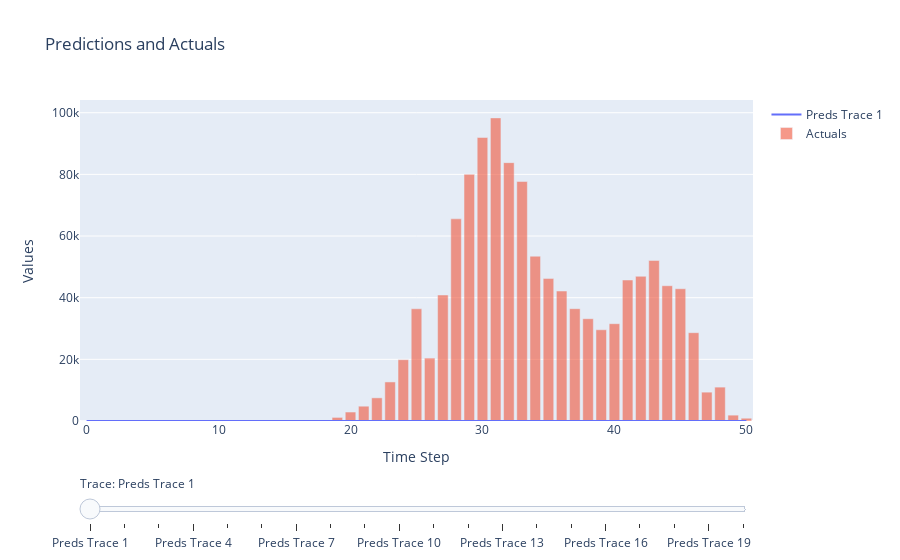

Source (notebook cell):
### Code cell
fig2.show()

### Figure 1 — Plotly figure (JSON) as saved in the notebook; plotly's stock layout.template omitted (floating-point values rounded to 4 significant figures)
{"data": [{"mode": "lines", "name": "Preds Trace 1", "type": "scatter", "visible": true, "x": [0, 1, 2, 3, 4, 5, 6, 7, 8, 9, 10, 11, 12, 13, 14, 15, 16, 17, 18, 19, 20, 21, 22, 23, 24, 25, 26, 27, 28, 29, 30, 31, 32, 33, 34, 35, 36, 37, 38, 39, 40, 41, 42, 43, 44, 45, 46, 47, 48, 49, 50], "y": [0.0, 0.0, 0.0, 0.0, 0.0, 0.0, 0.0, 0.0, 0.0, 0.0, 0.0, 0.0, 0.0, 0.0, 0.0, 0.0, 0.0, 0.0, 0.0, 0.0, 0.0, 0.0, 0.0, 0.0, 0.0, 0.0, 0.0, 0.0, 0.0, 0.0, 0.0, 0.0, 0.0, 0.0, 0.0, 0.0, 0.0, 0.0, 0.0, 0.0, 0.0, 0.0, 0.0, 0.0, 0.0, 0.0, 0.0, 0.0, 0.0, 0.0, 0.0]}, {"mode": "lines", "name": "Preds Trace 2", "type": "scatter", "visible": false, "x": [0, 1, 2, 3, 4, 5, 6, 7, 8, 9, 10, 11, 12, 13, 14, 15, 16, 17, 18, 19, 20, 21, 22, 23, 24, 25, 26, 27, 28, 29, 30, 31, 32, 33, 34, 35, 36, 37, 38, 39, 40, 41, 42, 43, 44, 45, 46, 47, 48, 49, 50], "y": [0.0, 0.0, 0.0, 0.0, 0.0, 0.0, 0.0, 0.0, 0.0, 0.0, 0.0, 0.0, 0.0, 0.0, 0.0, 0.0, 0.0, 0.0, 0.0, 0.0, 0.0, 0.0, 0.0, 0.0, 0.0, 0.0, 0.0, 0.0, 0.0, 0.0, 0.0, 0.0, 0.0, 0.0, 0.0, 0.0, 0.0, 0.0, 0.0, 0.0, 0.0, 0.0, 0.0, 0.0, 0.0, 0.0, 0.0, 0.0, 0.0, 0.0, 0.0]}, {"mode": "lines", "name": "Preds Trace 3", "type": "scatter", "visible": false, "x": [0, 1, 2, 3, 4, 5, 6, 7, 8, 9, 10, 11, 12, 13, 14, 15, 16, 17, 18, 19, 20, 21, 22, 23, 24, 25, 26, 27, 28, 29, 30, 31, 32, 33, 34, 35, 36, 37, 38, 39, 40, 41, 42, 43, 44, 45, 46, 47, 48, 49, 50], "y": [0.0, 0.0, 0.0, 0.0, 0.0, 0.0, 0.0, 0.0, 0.0, 0.0, 0.0, 0.0, 0.0, 0.0, 0.0, 0.0, 0.0, 0.0, 0.0, 0.0, 0.0, 0.0, 0.0, 0.0, 0.0, 0.0, 0.0, 0.0, 0.0, 0.0, 0.0, 0.0, 0.0, 0.0, 0.0, 0.0, 0.0, 0.0, 0.0, 0.0, 0.0, 0.0, 0.0, 0.0, 0.0, 0.0, 0.0, 0.0, 0.0, 0.0, 0.0]}, {"mode": "lines", "name": "Preds Trace 4", "type": "scatter", "visible": false, "x": [0, 1, 2, 3, 4, 5, 6, 7, 8, 9, 10, 11, 12, 13, 14, 15, 16, 17, 18, 19, 20, 21, 22, 23, 24, 25, 26, 27, 28, 29, 30, 31, 32, 33, 34, 35, 36, 37, 38, 39, 40, 41, 42, 43, 44, 45, 46, 47, 48, 49, 50], "y": [0.0, 0.0, 0.0, 0.0, 0.0, 0.0, 0.0, 0.0, 0.0, 0.0, 0.0, 0.0, 0.0, 0.0, 0.0, 0.0, 0.0, 0.0, 0.0, 0.0, 0.0, 0.0, 0.0, 0.0, 0.0, 0.0, 0.0, 0.0, 0.0, 0.0, 0.0, 0.0, 0.0, 0.0, 0.0, 0.0, 0.0, 0.0, 0.0, 0.0, 0.0, 0.0, 0.0, 0.0, 0.0, 0.0, 0.0, 0.0, 0.0, 0.0, 0.0]}, {"mode": "lines", "name": "Preds Trace 5", "type": "scatter", "visible": false, "x": [0, 1, 2, 3, 4, 5, 6, 7, 8, 9, 10, 11, 12, 13, 14, 15, 16, 17, 18, 19, 20, 21, 22, 23, 24, 25, 26, 27, 28, 29, 30, 31, 32, 33, 34, 35, 36, 37, 38, 39, 40, 41, 42, 43, 44, 45, 46, 47, 48, 49, 50], "y": [0.0, 0.0, 0.0, 0.0, 0.0, 0.0, 0.0, 0.0, 0.0, 0.0, 0.0, 0.0, 0.0, 0.0, 0.0, 0.0, 0.0, 0.0, 0.0, 0.0, 0.0, 0.0, 0.0, 0.0, 0.0, 0.0, 0.0, 0.0, 0.0, 0.0, 0.0, 0.0, 0.0, 0.0, 0.0, 0.0, 0.0, 0.0, 0.0, 0.0, 0.0, 0.0, 0.0, 0.0, 0.0, 0.0, 0.0, 0.0, 0.0, 0.0, 0.0]}, {"mode": "lines", "name": "Preds Trace 6", "type": "scatter", "visible": false, "x": [0, 1, 2, 3, 4, 5, 6, 7, 8, 9, 10, 11, 12, 13, 14, 15, 16, 17, 18, 19, 20, 21, 22, 23, 24, 25, 26, 27, 28, 29, 30, 31, 32, 33, 34, 35, 36, 37, 38, 39, 40, 41, 42, 43, 44, 45, 46, 47, 48, 49, 50], "y": [0.0, 0.0, 0.0, 0.0, 0.0, 0.0, 0.0, 0.0, 0.0, 13.41, 9.673, 52.51, 8.106, 71.12, 93.9, -9.891, 2.223, 380.1, 2746.0, 8401.0, 17920.0, 27920.0, 37630.0, 43130.0, 42830.0, 50370.0, 48370.0, 64550.0, 77090.0, 77760.0, 85070.0, 77720.0, 67050.0, 61980.0, 47070.0, 41240.0, 33910.0, 31290.0, 33970.0, 39110.0, 42400.0, 46420.0, 46480.0, 45320.0, 39600.0, 34190.0, 25930.0, 10350.0, 6853.0, 1350.0, 769.5]}, {"mode": "lines", "name": "Preds Trace 7", "type": "scatter", "visible": false, "x": [0, 1, 2, 3, 4, 5, 6, 7, 8, 9, 10, 11, 12, 13, 14, 15, 16, 17, 18, 19, 20, 21, 22, 23, 24, 25, 26, 27, 28, 29, 30, 31, 32, 33, 34, 35, 36, 37, 38, 39, 40, 41, 42, 43, 44, 45, 46, 47, 48, 49, 50], "y": [0.0, 0.0, 0.0, 0.0, 0.0, 0.0, 0.0, 0.0, 0.0, 0.0, 9.615, 23.07, 7.959, 70.25, 68.09, -21.55, -40.74, 317.2, 2689.0, 8275.0, 17780.0, 27720.0, 37400.0, 42900.0, 42620.0, 50140.0, 48180.0, 64320.0, 76820.0, 77470.0, 84740.0, 77390.0, 66700.0, 61790.0, 46820.0, 41040.0, 33760.0, 31220.0, 34030.0, 39370.0, 42840.0, 46930.0, 46880.0, 45480.0, 39510.0, 33940.0, 25650.0, 10200.0, 6793.0, 1334.0, 757.3]}, {"mode": "lines", "name": "Preds Trace 8", "type": "scatter", "visible": false, "x": [0, 1, 2, 3, 4, 5, 6, 7, 8, 9, 10, 11, 12, 13, 14, 15, 16, 17, 18, 19, 20, 21, 22, 23, 24, 25, 26, 27, 28, 29, 30, 31, 32, 33, 34, 35, 36, 37, 38, 39, 40, 41, 42, 43, 44, 45, 46, 47, 48, 49, 50], "y": [0.0, 0.0, 0.0, 0.0, 0.0, 0.0, 0.0, 0.0, 0.0, 0.0, 0.0, 23.09, -11.65, 71.64, 73.26, -22.51, -7.216, 358.2, 2739.0, 8350.0, 17800.0, 27740.0, 37380.0, 42920.0, 42730.0, 50320.0, 48460.0, 64670.0, 77210.0, 77880.0, 85140.0, 77660.0, 66900.0, 61900.0, 47630.0, 41420.0, 34310.0, 31880.0, 34810.0, 40260.0, 43770.0, 47840.0, 47650.0, 46030.0, 39780.0, 34020.0, 25660.0, 10220.0, 6771.0, 1332.0, 754.6]}, {"mode": "lines", "name": "Preds Trace 9", "type": "scatter", "visible": false, "x": [0, 1, 2, 3, 4, 5, 6, 7, 8, 9, 10, 11, 12, 13, 14, 15, 16, 17, 18, 19, 20, 21, 22, 23, 24, 25, 26, 27, 28, 29, 30, 31, 32, 33, 34, 35, 36, 37, 38, 39, 40, 41, 42, 43, 44, 45, 46, 47, 48, 49, 50], "y": [0.0, 0.0, 0.0, 0.0, 0.0, 0.0, 0.0, 0.0, 0.0, 0.0, 0.0, 0.0, -11.53, 32.88, 111.7, 90.38, 184.0, 754.7, 3229.0, 8948.0, 18480.0, 28410.0, 38170.0, 43820.0, 43890.0, 51880.0, 50360.0, 66950.0, 79790.0, 80490.0, 87620.0, 79860.0, 68700.0, 63400.0, 48870.0, 43810.0, 35510.0, 33240.0, 36440.0, 42220.0, 45960.0, 50090.0, 49770.0, 47820.0, 41190.0, 35000.0, 26290.0, 10540.0, 6896.0, 1375.0, 788.4]}, {"mode": "lines", "name": "Preds Trace 10", "type": "scatter", "visible": false, "x": [0, 1, 2, 3, 4, 5, 6, 7, 8, 9, 10, 11, 12, 13, 14, 15, 16, 17, 18, 19, 20, 21, 22, 23, 24, 25, 26, 27, 28, 29, 30, 31, 32, 33, 34, 35, 36, 37, 38, 39, 40, 41, 42, 43, 44, 45, 46, 47, 48, 49, 50], "y": [0.0, 0.0, 0.0, 0.0, 0.0, 0.0, 0.0, 0.0, 0.0, 0.0, 0.0, 0.0, 0.0, 80.17, 367.7, 769.7, 1576.0, 3181.0, 6411.0, 12870.0, 22820.0, 33040.0, 43390.0, 49830.0, 50880.0, 60530.0, 60500.0, 79490.0, 94260.0, 95360.0, 102100.0, 92810.0, 80250.0, 72670.0, 56490.0, 50460.0, 44170.0, 39470.0, 43980.0, 51110.0, 55750.0, 59700.0, 58230.0, 54340.0, 45790.0, 38040.0, 28130.0, 11260.0, 7367.0, 1468.0, 833.4]}, {"mode": "lines", "name": "Preds Trace 11", "type": "scatter", "visible": false, "x": [0, 1, 2, 3, 4, 5, 6, 7, 8, 9, 10, 11, 12, 13, 14, 15, 16, 17, 18, 19, 20, 21, 22, 23, 24, 25, 26, 27, 28, 29, 30, 31, 32, 33, 34, 35, 36, 37, 38, 39, 40, 41, 42, 43, 44, 45, 46, 47, 48, 49, 50], "y": [0.0, 0.0, 0.0, 0.0, 0.0, 0.0, 0.0, 0.0, 0.0, 0.0, 0.0, 0.0, 0.0, 0.0, 385.1, 656.2, 1703.0, 3412.0, 6619.0, 13320.0, 23170.0, 33340.0, 44000.0, 50180.0, 51470.0, 61190.0, 61510.0, 81190.0, 96440.0, 97900.0, 104100.0, 94710.0, 82150.0, 76480.0, 57910.0, 51280.0, 44350.0, 42100.0, 44170.0, 51770.0, 56260.0, 60210.0, 58580.0, 54620.0, 45970.0, 38200.0, 28200.0, 11220.0, 7409.0, 1419.0, 780.6]}, {"mode": "lines", "name": "Preds Trace 12", "type": "scatter", "visible": false, "x": [0, 1, 2, 3, 4, 5, 6, 7, 8, 9, 10, 11, 12, 13, 14, 15, 16, 17, 18, 19, 20, 21, 22, 23, 24, 25, 26, 27, 28, 29, 30, 31, 32, 33, 34, 35, 36, 37, 38, 39, 40, 41, 42, 43, 44, 45, 46, 47, 48, 49, 50], "y": [0.0, 0.0, 0.0, 0.0, 0.0, 0.0, 0.0, 0.0, 0.0, 0.0, 0.0, 0.0, 0.0, 0.0, 0.0, 269.9, 351.1, 1859.0, 4685.0, 10580.0, 20680.0, 30330.0, 40380.0, 47130.0, 46790.0, 55990.0, 55890.0, 75480.0, 91470.0, 93490.0, 102700.0, 92230.0, 80200.0, 76140.0, 61640.0, 51940.0, 43710.0, 39870.0, 44640.0, 48540.0, 53730.0, 57310.0, 56070.0, 52750.0, 44760.0, 37570.0, 27960.0, 11190.0, 7369.0, 1382.0, 766.4]}, {"mode": "lines", "name": "Preds Trace 13", "type": "scatter", "visible": false, "x": [0, 1, 2, 3, 4, 5, 6, 7, 8, 9, 10, 11, 12, 13, 14, 15, 16, 17, 18, 19, 20, 21, 22, 23, 24, 25, 26, 27, 28, 29, 30, 31, 32, 33, 34, 35, 36, 37, 38, 39, 40, 41, 42, 43, 44, 45, 46, 47, 48, 49, 50], "y": [0.0, 0.0, 0.0, 0.0, 0.0, 0.0, 0.0, 0.0, 0.0, 0.0, 0.0, 0.0, 0.0, 0.0, 0.0, 0.0, -1132.0, -541.7, -357.1, 5003.0, 15200.0, 23620.0, 33320.0, 37900.0, 37000.0, 43360.0, 39990.0, 59690.0, 73750.0, 78180.0, 89580.0, 86340.0, 74120.0, 70390.0, 57760.0, 53710.0, 41420.0, 37250.0, 37760.0, 42820.0, 44230.0, 48340.0, 47020.0, 45540.0, 39450.0, 34170.0, 25860.0, 10270.0, 6817.0, 1116.0, 587.9]}, {"mode": "lines", "name": "Preds Trace 14", "type": "scatter", "visible": false, "x": [0, 1, 2, 3, 4, 5, 6, 7, 8, 9, 10, 11, 12, 13, 14, 15, 16, 17, 18, 19, 20, 21, 22, 23, 24, 25, 26, 27, 28, 29, 30, 31, 32, 33, 34, 35, 36, 37, 38, 39, 40, 41, 42, 43, 44, 45, 46, 47, 48, 49, 50], "y": [0.0, 0.0, 0.0, 0.0, 0.0, 0.0, 0.0, 0.0, 0.0, 0.0, 0.0, 0.0, 0.0, 0.0, 0.0, 0.0, 29.01, -811.6, 1878.0, 4423.0, 14710.0, 25390.0, 32970.0, 38190.0, 35460.0, 42150.0, 40010.0, 56590.0, 75320.0, 78390.0, 91030.0, 86410.0, 78480.0, 70950.0, 56900.0, 52790.0, 46140.0, 36650.0, 35030.0, 35810.0, 40890.0, 42620.0, 43100.0, 42060.0, 36810.0, 32260.0, 24660.0, 9814.0, 6551.0, 1190.0, 655.7]}, {"mode": "lines", "name": "Preds Trace 15", "type": "scatter", "visible": false, "x": [0, 1, 2, 3, 4, 5, 6, 7, 8, 9, 10, 11, 12, 13, 14, 15, 16, 17, 18, 19, 20, 21, 22, 23, 24, 25, 26, 27, 28, 29, 30, 31, 32, 33, 34, 35, 36, 37, 38, 39, 40, 41, 42, 43, 44, 45, 46, 47, 48, 49, 50], "y": [0.0, 0.0, 0.0, 0.0, 0.0, 0.0, 0.0, 0.0, 0.0, 0.0, 0.0, 0.0, 0.0, 0.0, 0.0, 0.0, 29.01, 120.4, 1508.0, 6185.0, 13740.0, 24520.0, 34110.0, 37240.0, 35460.0, 40260.0, 40000.0, 59070.0, 73510.0, 80670.0, 90270.0, 89400.0, 78170.0, 71890.0, 57390.0, 52500.0, 45800.0, 39170.0, 34820.0, 33570.0, 36180.0, 40870.0, 39480.0, 41590.0, 35990.0, 31810.0, 24360.0, 9589.0, 6370.0, 1128.0, 611.3]}, {"mode": "lines", "name": "Preds Trace 16", "type": "scatter", "visible": false, "x": [0, 1, 2, 3, 4, 5, 6, 7, 8, 9, 10, 11, 12, 13, 14, 15, 16, 17, 18, 19, 20, 21, 22, 23, 24, 25, 26, 27, 28, 29, 30, 31, 32, 33, 34, 35, 36, 37, 38, 39, 40, 41, 42, 43, 44, 45, 46, 47, 48, 49, 50], "y": [0.0, 0.0, 0.0, 0.0, 0.0, 0.0, 0.0, 0.0, 0.0, 0.0, 0.0, 0.0, 0.0, 0.0, 0.0, 0.0, 29.01, 120.4, 303.9, 6246.0, 11900.0, 24940.0, 34470.0, 35950.0, 35590.0, 38810.0, 36810.0, 59180.0, 78130.0, 80890.0, 94080.0, 92560.0, 83590.0, 72600.0, 58530.0, 52190.0, 45960.0, 39060.0, 33660.0, 33390.0, 34470.0, 46470.0, 40330.0, 38150.0, 36740.0, 32320.0, 24750.0, 9647.0, 6403.0, 1116.0, 604.8]}, {"mode": "lines", "name": "Preds Trace 17", "type": "scatter", "visible": false, "x": [0, 1, 2, 3, 4, 5, 6, 7, 8, 9, 10, 11, 12, 13, 14, 15, 16, 17, 18, 19, 20, 21, 22, 23, 24, 25, 26, 27, 28, 29, 30, 31, 32, 33, 34, 35, 36, 37, 38, 39, 40, 41, 42, 43, 44, 45, 46, 47, 48, 49, 50], "y": [0.0, 0.0, 0.0, 0.0, 0.0, 0.0, 0.0, 0.0, 0.0, 0.0, 0.0, 0.0, 0.0, 0.0, 0.0, 0.0, 29.01, 120.4, 303.9, 1168.0, 12160.0, 14760.0, 34640.0, 36080.0, 28520.0, 39040.0, 31660.0, 56480.0, 78680.0, 86800.0, 93560.0, 95550.0, 84910.0, 76720.0, 58420.0, 53520.0, 44490.0, 37250.0, 33400.0, 29340.0, 34120.0, 47890.0, 47100.0, 40330.0, 32010.0, 32770.0, 25220.0, 9632.0, 6360.0, 1109.0, 600.6]}, {"mode": "lines", "name": "Preds Trace 18", "type": "scatter", "visible": false, "x": [0, 1, 2, 3, 4, 5, 6, 7, 8, 9, 10, 11, 12, 13, 14, 15, 16, 17, 18, 19, 20, 21, 22, 23, 24, 25, 26, 27, 28, 29, 30, 31, 32, 33, 34, 35, 36, 37, 38, 39, 40, 41, 42, 43, 44, 45, 46, 47, 48, 49, 50], "y": [0.0, 0.0, 0.0, 0.0, 0.0, 0.0, 0.0, 0.0, 0.0, 0.0, 0.0, 0.0, 0.0, 0.0, 0.0, 0.0, 29.01, 120.4, 303.9, 1168.0, 2910.0, 14790.0, 15300.0, 36100.0, 28520.0, 27670.0, 31690.0, 46720.0, 76750.0, 86960.0, 95300.0, 95030.0, 85020.0, 77140.0, 60100.0, 53430.0, 47270.0, 35460.0, 32910.0, 29210.0, 30480.0, 47810.0, 49530.0, 50640.0, 36820.0, 27500.0, 25370.0, 10450.0, 6399.0, 1109.0, 600.4]}, {"mode": "lines", "name": "Preds Trace 19", "type": "scatter", "visible": false, "x": [0, 1, 2, 3, 4, 5, 6, 7, 8, 9, 10, 11, 12, 13, 14, 15, 16, 17, 18, 19, 20, 21, 22, 23, 24, 25, 26, 27, 28, 29, 30, 31, 32, 33, 34, 35, 36, 37, 38, 39, 40, 41, 42, 43, 44, 45, 46, 47, 48, 49, 50], "y": [0.0, 0.0, 0.0, 0.0, 0.0, 0.0, 0.0, 0.0, 0.0, 0.0, 0.0, 0.0, 0.0, 0.0, 0.0, 0.0, 29.01, 120.4, 303.9, 1168.0, 2910.0, 4804.0, 15300.0, 16480.0, 28580.0, 27710.0, 20410.0, 46720.0, 65880.0, 90130.0, 95590.0, 95210.0, 84840.0, 76000.0, 56400.0, 52830.0, 47280.0, 37770.0, 31510.0, 29290.0, 30430.0, 44430.0, 49480.0, 53690.0, 39680.0, 32750.0, 20080.0, 10430.0, 7226.0, 1109.0, 600.4]}, {"mode": "lines", "name": "Preds Trace 20", "type": "scatter", "visible": false, "x": [0, 1, 2, 3, 4, 5, 6, 7, 8, 9, 10, 11, 12, 13, 14, 15, 16, 17, 18, 19, 20, 21, 22, 23, 24, 25, 26, 27, 28, 29, 30, 31, 32, 33, 34, 35, 36, 37, 38, 39, 40, 41, 42, 43, 44, 45, 46, 47, 48, 49, 50], "y": [0.0, 0.0, 0.0, 0.0, 0.0, 0.0, 0.0, 0.0, 0.0, 0.0, 0.0, 0.0, 0.0, 0.0, 0.0, 0.0, 29.01, 120.4, 303.9, 1168.0, 2910.0, 4804.0, 7510.0, 16480.0, 19890.0, 27740.0, 20410.0, 40870.0, 65900.0, 80020.0, 98950.0, 95210.0, 83810.0, 77240.0, 52590.0, 48280.0, 45930.0, 37800.0, 33180.0, 27940.0, 32610.0, 44460.0, 46930.0, 54130.0, 43870.0, 37620.0, 22630.0, 8886.0, 7210.0, 1831.0, 654.8]}, {"name": "Actuals", "opacity": 0.6, "type": "bar", "x": [0, 1, 2, 3, 4, 5, 6, 7, 8, 9, 10, 11, 12, 13, 14, 15, 16, 17, 18, 19, 20, 21, 22, 23, 24, 25, 26, 27, 28, 29, 30, 31, 32, 33, 34, 35, 36, 37, 38, 39, 40, 41, 42, 43, 44, 45, 46, 47, 48, 49, 50], "y": [0.0, 0.0, 0.0, 0.0, 0.0, 0.0, 0.0, 0.0, 0.0, 0.0, 0.0, 0.0, 0.0, 0.0, 0.0, 0.0, 29.01, 120.4, 303.9, 1168.0, 2910.0, 4804.0, 7510.0, 12670.0, 19890.0, 36400.0, 20410.0, 40870.0, 65580.0, 80020.0, 91970.0, 98330.0, 83810.0, 77680.0, 53460.0, 46210.0, 42160.0, 36430.0, 33180.0, 29590.0, 31570.0, 45730.0, 46930.0, 52080.0, 43870.0, 42900.0, 28650.0, 9355.0, 10990.0, 1901.0, 899.9]}], "layout": {"barmode": "overlay", "sliders": [{"active": 0, "currentvalue": {"prefix": "Trace: "}, "pad": {"t": 51}, "steps": [{"args": [{"visible": [true, false, false, false, false, false, false, false, false, false, false, false, false, false, false, false, false, false, false, false, true]}], "label": "Preds Trace 1", "method": "update"}, {"args": [{"visible": [false, true, false, false, false, false, false, false, false, false, false, false, false, false, false, false, false, false, false, false, true]}], "label": "Preds Trace 2", "method": "update"}, {"args": [{"visible": [false, false, true, false, false, false, false, false, false, false, false, false, false, false, false, false, false, false, false, false, true]}], "label": "Preds Trace 3", "method": "update"}, {"args": [{"visible": [false, false, false, true, false, false, false, false, false, false, false, false, false, false, false, false, false, false, false, false, true]}], "label": "Preds Trace 4", "method": "update"}, {"args": [{"visible": [false, false, false, false, true, false, false, false, false, false, false, false, false, false, false, false, false, false, false, false, true]}], "label": "Preds Trace 5", "method": "update"}, {"args": [{"visible": [false, false, false, false, false, true, false, false, false, false, false, false, false, false, false, false, false, false, false, false, true]}], "label": "Preds Trace 6", "method": "update"}, {"args": [{"visible": [false, false, false, false, false, false, true, false, false, false, false, false, false, false, false, false, false, false, false, false, true]}], "label": "Preds Trace 7", "method": "update"}, {"args": [{"visible": [false, false, false, false, false, false, false, true, false, false, false, false, false, false, false, false, false, false, false, false, true]}], "label": "Preds Trace 8", "method": "update"}, {"args": [{"visible": [false, false, false, false, false, false, false, false, true, false, false, false, false, false, false, false, false, false, false, false, true]}], "label": "Preds Trace 9", "method": "update"}, {"args": [{"visible": [false, false, false, false, false, false, false, false, false, true, false, false, false, false, false, false, false, false, false, false, true]}], "label": "Preds Trace 10", "method": "update"}, {"args": [{"visible": [false, false, false, false, false, false, false, false, false, false, true, false, false, false, false, false, false, false, false, false, true]}], "label": "Preds Trace 11", "method": "update"}, {"args": [{"visible": [false, false, false, false, false, false, false, false, false, false, false, true, false, false, false, false, false, false, false, false, true]}], "label": "Preds Trace 12", "method": "update"}, {"args": [{"visible": [false, false, false, false, false, false, false, false, false, false, false, false, true, false, false, false, false, false, false, false, true]}], "label": "Preds Trace 13", "method": "update"}, {"args": [{"visible": [false, false, false, false, false, false, false, false, false, false, false, false, false, true, false, false, false, false, false, false, true]}], "label": "Preds Trace 14", "method": "update"}, {"args": [{"visible": [false, false, false, false, false, false, false, false, false, false, false, false, false, false, true, false, false, false, false, false, true]}], "label": "Preds Trace 15", "method": "update"}, {"args": [{"visible": [false, false, false, false, false, false, false, false, false, false, false, false, false, false, false, true, false, false, false, false, true]}], "label": "Preds Trace 16", "method": "update"}, {"args": [{"visible": [false, false, false, false, false, false, false, false, false, false, false, false, false, false, false, false, true, false, false, false, true]}], "label": "Preds Trace 17", "method": "update"}, {"args": [{"visible": [false, false, false, false, false, false, false, false, false, false, false, false, false, false, false, false, false, true, false, false, true]}], "label": "Preds Trace 18", "method": "update"}, {"args": [{"visible": [false, false, false, false, false, false, false, false, false, false, false, false, false, false, false, false, false, false, true, false, true]}], "label": "Preds Trace 19", "method": "update"}, {"args": [{"visible": [false, false, false, false, false, false, false, false, false, false, false, false, false, false, false, false, false, false, false, true, true]}], "label": "Preds Trace 20", "method": "update"}]}], "title": {"text": "Predictions and Actuals"}, "xaxis": {"title": {"text": "Time Step"}}, "yaxis": {"range": [0, 104100.0], "title": {"text": "Values"}}}}
